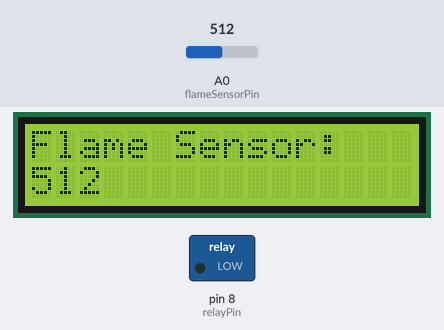
The sketch below on a simulated Arduino Uno, built with avr-gcc and run on an emulated ATmega328P. Parts: 16×2 character LCD, switched loads named in the sketch (green lamp = pin HIGH). The test bench sets the inputs (shaded band); at power-on: A0 (flameSensorPin) = 512.

Above: at 1.2 s.
1.3 s: A0 (flameSensorPin) set to 491
At 6.4 s:
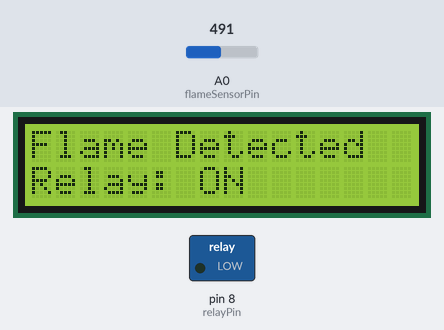
10.7 s: A0 (flameSensorPin) set to 510
At 14.8 s:
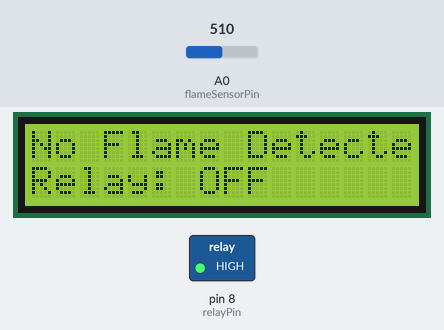
15.7 s: A0 (flameSensorPin) set to 490
At 17.0 s:
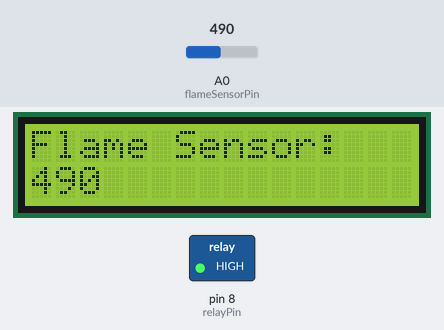
Timing chart, 0 to 19.8 s (numbered marks = the images above; inputs shaded):
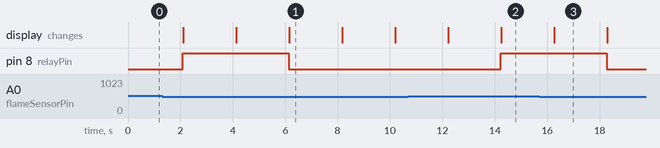

Measured:
- the behaviour switches between 501 and 500 on A0 (flameSensorPin) (found by bisection; images 0 and 1)
- after the input at 1.3 s, the display: first differs from a run without the input after 2.8 s (image 1 shows a later state)
- after the input at 10.7 s, pin 8 (relayPin): LOW → HIGH after 3.5 s; the display: first changes after 1.5 s (image 2 shows a later state)
- after the input at 15.7 s, pin 8 (relayPin): HIGH → LOW after 2.6 s; the display: changes after 0.57 s (image 3)
- what the display in image 1 shows lasts 2.0 s, from 6.2 s to 8.2 s

The sketch:

Flame_Sensor_With_Relay.ino
```cpp
#include <Wire.h>
#include <LiquidCrystal_I2C.h>

// Define your sensor and LCD
int flameSensorPin = A0;
int relayPin = 8;

LiquidCrystal_I2C lcd(0x27, 16, 2); // Address 0x27 for the 2x16 LCD

void setup() {
  // Initialize LCD and relay pin
  lcd.init();
  lcd.backlight();
  pinMode(relayPin, OUTPUT);
  digitalWrite(relayPin, LOW); // Turn off the relay initially
}

void loop() {
  // Read flame sensor
  int flameValue = analogRead(flameSensorPin);

  // Display on the LCD
  lcd.clear();
  lcd.setCursor(0, 0);
  lcd.print("Flame Sensor:");
  lcd.setCursor(0, 1);
  lcd.print(flameValue);

  delay(2000); // Wait for a moment to read the display

  // Check flame sensor and control the relay
  if (flameValue > 500) {
    // Flame is detected, turn on the relay
    digitalWrite(relayPin, HIGH);
    lcd.clear();
    lcd.setCursor(0, 0);
    lcd.print("No Flame Detected");
    lcd.setCursor(0, 1);
    lcd.print("Relay: OFF");
  } else {
    // No flame detected, turn off the relay
    digitalWrite(relayPin, LOW);
    lcd.clear();
    lcd.setCursor(0, 0);
    lcd.print("Flame Detected");
    lcd.setCursor(0, 1);
    lcd.print("Relay: ON");
  }

  delay(2000); // Update every 2 seconds
}
```
